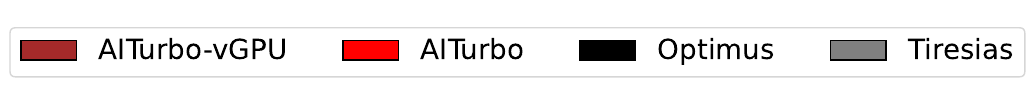

This figure's Python source:
from matplotlib import pyplot as plt
import numpy as np

AITurbo_vGPU = [1, 1, 1]
AITurbo = [1.24, 1.1, 1.24]
Optimus = [2.2, 2.9, 2.3]
Tiresias = [3.8, 4.1, 3.9]

labels = ['100:0', '0:100', '50:50']

fig, ax = plt.subplots(figsize=(11.0, 0.5))

# plt.rc('font', family="Times New Roman")

bar_width = 0.78
lx = np.arange(len(labels)) * 3
x = np.arange(len(labels)) * 5

ax.set_xticks(x)
ax.set_xticklabels(labels)

p1 = plt.bar(x - 3 * bar_width / 2, AITurbo_vGPU, color='brown', width=bar_width, align='center', edgecolor='black')
p2 = plt.bar(x - bar_width / 2, AITurbo, color='red', width=bar_width, align='center', edgecolor='black')
p3 = plt.bar(x + bar_width / 2, Optimus, color='black', width=bar_width, align='center', edgecolor='black')
p4 = plt.bar(x + 3 * bar_width / 2, Tiresias, color='grey', width=bar_width, align='center', edgecolor='black')

plt.cla()
plt.clf()
plt.axis('off')

plt.legend((p1[0], p2[0], p3[0], p4[0]), ('AITurbo-vGPU', 'AITurbo', 'Optimus', 'Tiresias'), bbox_to_anchor=(-0.1, 0.9),
           loc='upper left', ncol=6, fontsize=20)

plt.tight_layout()
plt.savefig('legend.eps', bbox_inches='tight')
plt.show()

